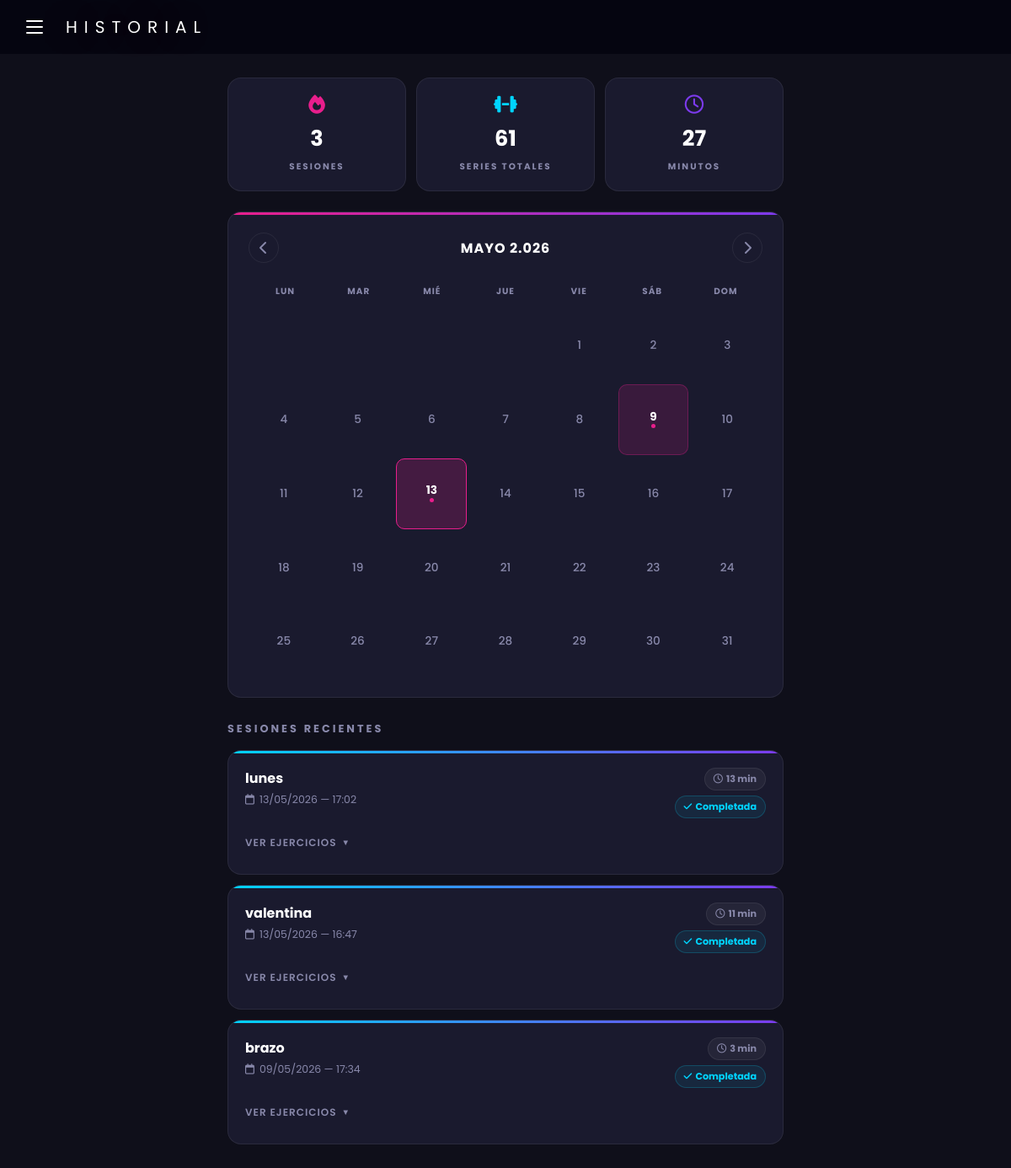
Screenshot of /rutinas/historial/ (signed in) with the database file from the repository.
### rutinas/models.py (models this page shows, shortened)
class SesionEntrenamiento(models.Model):
    rutina   = models.ForeignKey(Rutina,   on_delete=models.CASCADE, related_name='sesiones')
    usuario  = models.ForeignKey(Usuario,  on_delete=models.CASCADE, related_name='sesiones')
    fecha_inicio  = models.DateTimeField(auto_now_add=True)
    fecha_fin     = models.DateTimeField(null=True, blank=True)
    duracion_real = models.IntegerField(null=True, blank=True)
    completada    = models.BooleanField(default=False)
    class Meta:
        ordering = ['-fecha_inicio']

class Rutina(models.Model):
    TIPO_RUTINA = [
        ('predeterminada', 'Predeterminada'),
        ('personal', 'Personal'),
    ]
    TIPO_ENTRENAMIENTO = [
        ('crossfit',     'CrossFit'),
        ('fuerza',       'Fuerza'),
        ('cardio',       'Cardio'),
        ('funcional',    'Funcional'),
        ('hipertrofia',  'Hipertrofia'),
        ('flexibilidad', 'Flexibilidad'),
    ]
    NIVELES = [
        ('principiante', 'Principiante'),
        ('intermedio',   'Intermedio'),
        ('avanzado',     'Avanzado'),
    ]
    DIAS = [
        ('lun', 'Lunes'),
        ('mar', 'Martes'),
        ('mie', 'Miércoles'),
        ('jue', 'Jueves'),
        ('vie', 'Viernes'),
        ('sab', 'Sábado'),
        ('dom', 'Domingo'),
    ]
    id_rutina = models.AutoField(primary_key=True)
    id_usuario = models.ForeignKey(Usuario, on_delete=models.CASCADE, related_name='rutinas')
    nombre_rutina = models.CharField(max_length=100)
    descripcion = models.TextField(max_length=500, blank=True)
    tipo_rutina = models.CharField(max_length=20, choices=TIPO_RUTINA, default='personal')
    tipo_entrenamiento = models.CharField(max_length=20, choices=TIPO_ENTRENAMIENTO, default='funcional')
    duracion = models.IntegerField(default=45)
    nivel = models.CharField(max_length=20, choices=NIVELES, default='principiante')
    dias = models.CharField(max_length=50, blank=True)
    creada_en = models.DateTimeField(auto_now_add=True)
    fecha_creacion = models.DateTimeField(auto_now_add=True)

### rutinas/views.py (the view)
# urls.py: path('historial/', views.historial, name='historial'),
@login_required
def historial(request):
    hoy = date.today()
    mes = int(request.GET.get('mes', hoy.month))
    año = int(request.GET.get('anio', hoy.year))
    if mes == 1:
        mes_anterior = {'mes': 12, 'anio': año - 1}
    else:
        mes_anterior = {'mes': mes - 1, 'anio': año}
    if mes == 12:
        mes_siguiente = {'mes': 1, 'anio': año + 1}
    else:
        mes_siguiente = {'mes': mes + 1, 'anio': año}
    sesiones_mes = SesionEntrenamiento.objects.filter(
        usuario=request.user,
        fecha_inicio__year=año,
        fecha_inicio__month=mes,
        completada=True
    ).prefetch_related('series__rutina_ejercicio__id_ejercicio')
    dias_entrenados = set(s.fecha_inicio.day for s in sesiones_mes)
    sesiones_por_dia = {}
    for s in sesiones_mes:
        dia = s.fecha_inicio.day
        if dia not in sesiones_por_dia:
            sesiones_por_dia[dia] = []
        sesiones_por_dia[dia].append(s)
    semanas = cal.monthcalendar(año, mes)
    total_sesiones = sesiones_mes.count()
    total_series = sum(s.series.count() for s in sesiones_mes)
    total_minutos = sum(s.duracion_real or 0 for s in sesiones_mes)
    todas_sesiones = SesionEntrenamiento.objects.filter(
        usuario=request.user,
        completada=True
    ).prefetch_related('series__rutina_ejercicio__id_ejercicio').order_by('-fecha_inicio')
    MESES = ['', 'Enero', 'Febrero', 'Marzo', 'Abril', 'Mayo', 'Junio',
             'Julio', 'Agosto', 'Septiembre', 'Octubre', 'Noviembre', 'Diciembre']
    return render(request, 'rutinas/historial.html', {
        'sesiones': todas_sesiones,
        'semanas': semanas,
        'mes': mes,
        'año': año,
        'mes_nombre': MESES[mes],
        'dias_entrenados': dias_entrenados,
        'sesiones_por_dia': sesiones_por_dia,
        'mes_anterior': mes_anterior,
        'mes_siguiente': mes_siguiente,
        'hoy': hoy,
        'total_sesiones': total_sesiones,
        'total_series': total_series,
        'total_minutos': total_minutos,
    })

### templates/rutinas/historial.html (shortened to what this page needs)
{% load static %}
<!DOCTYPE html>
<html lang="es">
<head>
  <link rel="stylesheet" href="https://cdnjs.cloudflare.com/ajax/libs/font-awesome/6.5.0/css/all.min.css">
  <link rel="stylesheet" href="{% static 'css/historial.css' %}">
</head>
<body>
  <header class="topbar">
    <label for="sidebar-toggle" class="menu-btn">
      <span></span><span></span><span></span>
    </label>
    <span class="topbar-title">HISTORIAL</span>
  </header>
  <main class="main">
    <div class="stats-grid">
      <div class="stat-card">
        <i class="fa-solid fa-fire stat-icon" style="color:var(--neon-pink)"></i>
        <span class="stat-valor">{{ total_sesiones }}</span>
        <span class="stat-label">Sesiones</span>
      </div>
      <div class="stat-card">
        <i class="fa-solid fa-dumbbell stat-icon" style="color:var(--neon-cyan)"></i>
        <span class="stat-valor">{{ total_series }}</span>
        <span class="stat-label">Series totales</span>
      </div>
      <div class="stat-card">
        <i class="fa-regular fa-clock stat-icon" style="color:var(--neon-purple)"></i>
        <span class="stat-valor">{{ total_minutos }}</span>
        <span class="stat-label">Minutos</span>
      </div>
    </div>
    <div class="calendario-card">
      <div class="cal-header">
        <a href="?mes={{ mes_anterior.mes }}&año={{ mes_anterior.año }}" class="cal-nav-btn">
          <i class="fa-solid fa-chevron-left"></i>
        </a>
        <h2 class="cal-titulo">{{ mes_nombre }} {{ año }}</h2>
        <a href="?mes={{ mes_siguiente.mes }}&año={{ mes_siguiente.año }}" class="cal-nav-btn">
          <i class="fa-solid fa-chevron-right"></i>
        </a>
      </div>
      <div class="cal-dias-semana">
        <span>Lun</span><span>Mar</span><span>Mié</span>
        <span>Jue</span><span>Vie</span><span>Sáb</span><span>Dom</span>
      </div>
      <div class="cal-grid">
        {% for semana in semanas %}
          {% for dia in semana %}
            {% if dia == 0 %}
              <div class="cal-dia vacio"></div>
            {% else %}
              <div class="cal-dia
                {% if dia in dias_entrenados %}entrenado{% endif %}
                {% if dia == hoy.day and mes == hoy.month and año == hoy.year %}hoy{% endif %}"
                {% if dia in dias_entrenados %}onclick="verSesion({{ dia }})"{% endif %}>
                <span class="cal-dia-num">{{ dia }}</span>
                {% if dia in dias_entrenados %}
                  <span class="cal-punto"></span>
                {% endif %}
              </div>
            {% endif %}
          {% endfor %}
        {% endfor %}
      </div>
    </div>
    <div class="historial-lista">
      <h3 class="historial-titulo">Sesiones recientes</h3>
      {% for sesion in sesiones %}
      <div class="sesion-card" id="sesion-{{ sesion.fecha_inicio.day }}-{{ sesion.fecha_inicio.month }}">
        <div class="sesion-header">
          <div>
            <p class="sesion-rutina">{{ sesion.rutina.nombre_rutina }}</p>
            <p class="sesion-fecha">
              <i class="fa-regular fa-calendar"></i>
              {{ sesion.fecha_inicio|date:"d/m/Y" }} — {{ sesion.fecha_inicio|date:"H:i" }}
            </p>
          </div>
          <div class="sesion-badges">
            {% if sesion.duracion_real %}
            <span class="sesion-badge">
              <i class="fa-regular fa-clock"></i> {{ sesion.duracion_real }} min
            </span>
            {% endif %}
            <span class="sesion-badge sesion-badge-ok">
              <i class="fa-solid fa-check"></i> Completada
            </span>
          </div>
        </div>
        <details class="sesion-detalle">
          <summary>Ver ejercicios</summary>
        </details>
      </div>
      {% empty %}
      <div class="empty-historial">
        <i class="fa-solid fa-calendar-xmark"></i>
        <p>No tienes sesiones registradas aún.</p>
        <a href="{% url 'lista_rutinas' %}" class="btn-ir-rutinas">Ver mis rutinas</a>
      </div>
      {% endfor %}
    </div>
  </main>
</body>
</html>

### rows the page displays
SesionEntrenamiento: rutina.nombre_rutina "lunes", fecha_inicio "13/05/2026", fecha_inicio "17:02", duracion_real "13"
SesionEntrenamiento: rutina.nombre_rutina "valentina", fecha_inicio "13/05/2026", fecha_inicio "16:47", duracion_real "11"
SesionEntrenamiento: rutina.nombre_rutina "brazo", fecha_inicio "09/05/2026", fecha_inicio "17:34", duracion_real "3"

### other values shown
{{ total_sesiones }} "3"
{{ total_series }} "61"
{{ total_minutos }} "27"
{{ mes_nombre }} "MAYO"
{{ año }} "2.026"
{{ dia }} "1" "2" "3" "4" "5" "6" "7" "8" "9" "10" "11" "12" "13" "14" "15" "16" "17" "18" "19" "20" "21" "22" "23" "24" "25" "26" "27" "28" "29" "30" "31"
